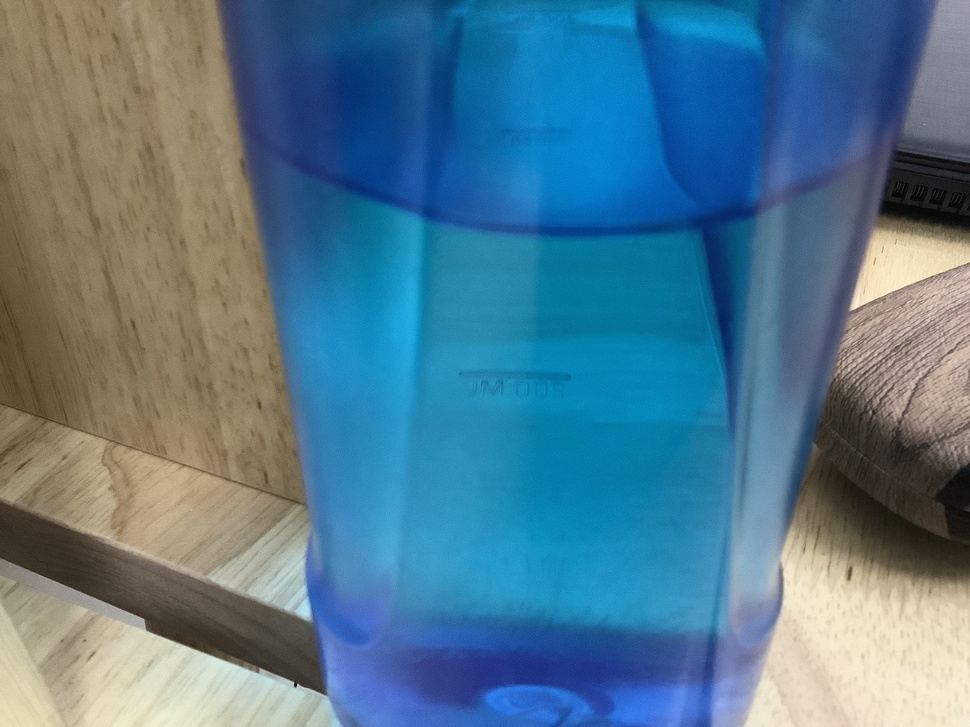
#> input picture picture/cup.jpg, 970 x 727 px, shrunk from 1920 x 1440 before the run
$ python ndimage.py
#> lines starting #> are read from the running program, lines starting #| are printed output that depends on the picture
import cv2
import numpy as np
from scipy import ndimage

kernel_3x3 = np.array([[-1, -1, -1],
                       [-1, 8,-1],
                       [-1, -1, -1]])
kernel_5x5 = np.array([[-1, -1, -1, -1, -1],
                       [-1, 1, 2, 1, -1],
                       [-1, 2, 4, 2, -1],
                       [-1, 1, 2, 1, -1],
                       [-1, -1, -1, -1, -1]])

img = cv2.imread("picture/cup.jpg", 0)
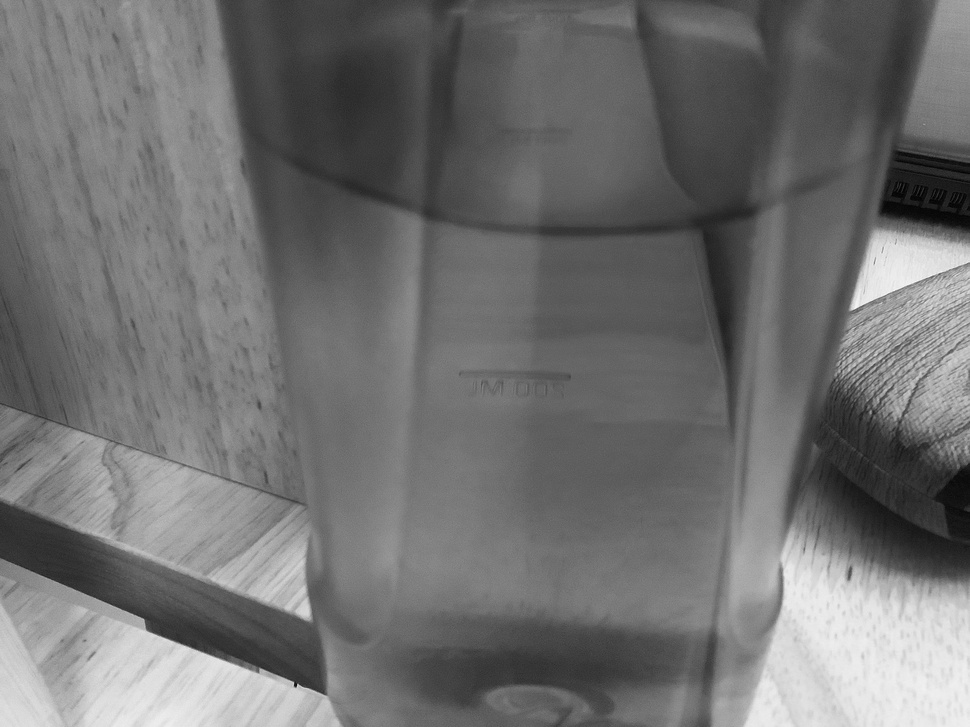
#> img: shape (727, 970); min 0, max 250, mean 112.2
k3 = ndimage.convolve(img, kernel_3x3)
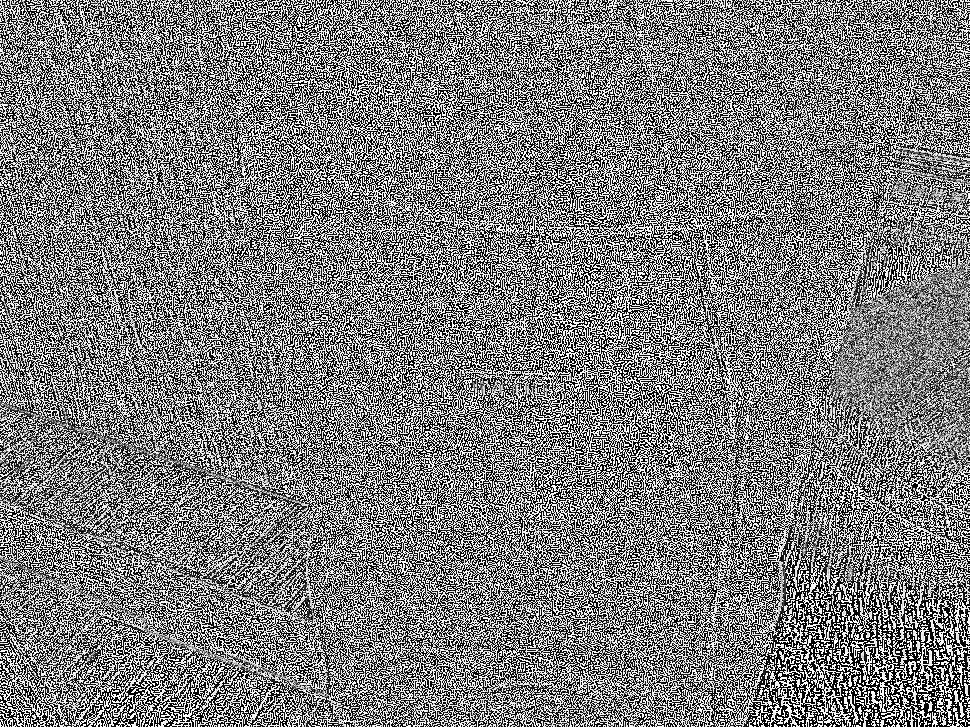
#> k3: shape (727, 970); min 0, max 255, mean 124.8
k5 = ndimage.convolve(img, kernel_5x5)
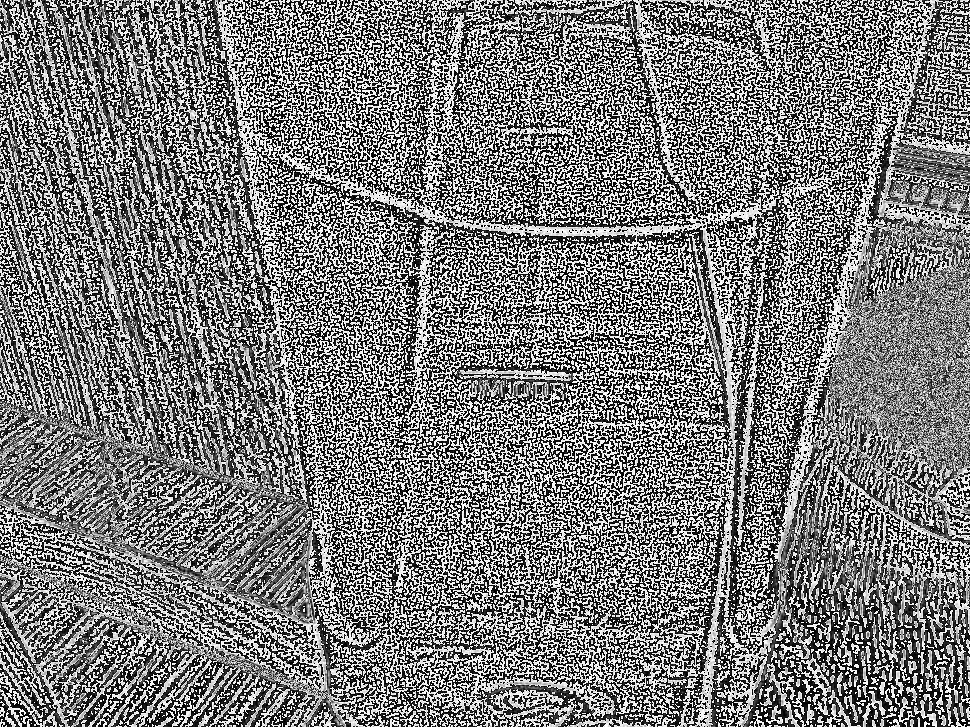
#> k5: shape (727, 970); min 0, max 255, mean 123

blurred = cv2.GaussianBlur(img, (11,11), 0)
g_hpf = img - blurred
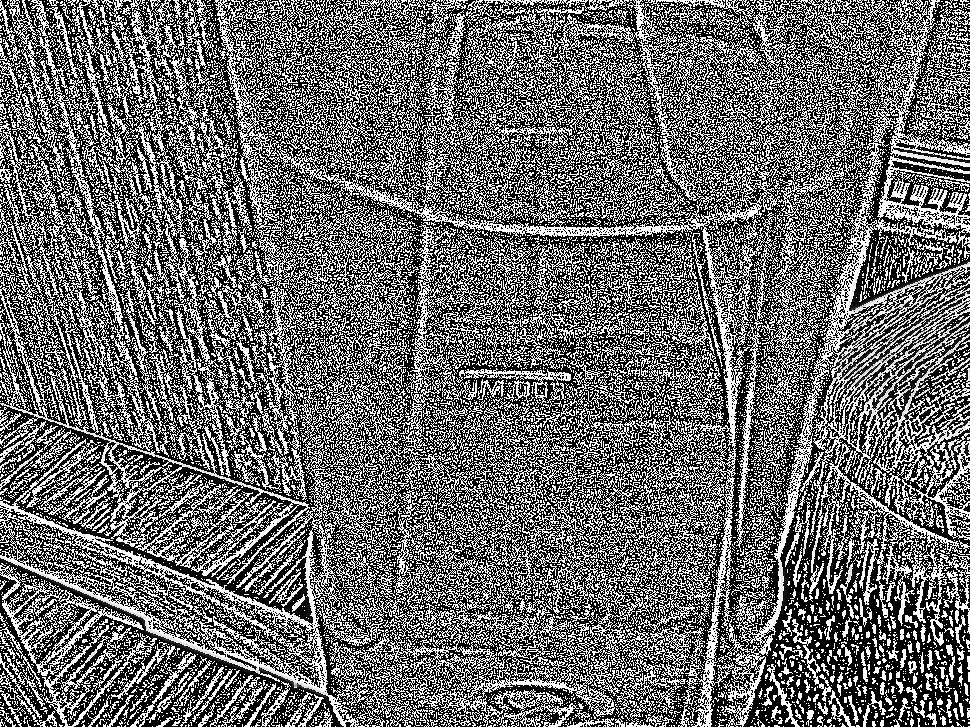
#> g_hpf: shape (727, 970); min 0, max 255, mean 106.9

cv2.imshow("3x3", k3)
cv2.imshow("5x5", k5)
cv2.imshow("g_hpf", g_hpf)
cv2.waitKey()
cv2.destroyAllWindows()
